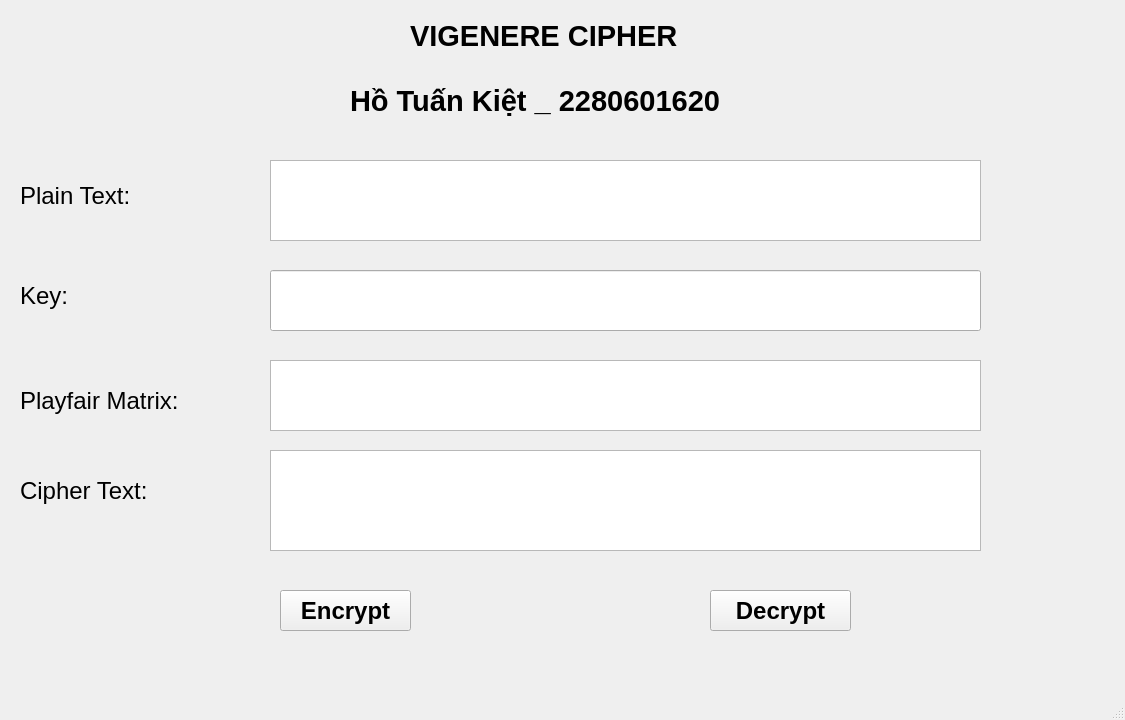
<?xml version="1.0" encoding="UTF-8"?>
<ui version="4.0">
 <class>MainWindow</class>
 <widget class="QMainWindow" name="MainWindow">
  <property name="geometry">
   <rect>
    <x>0</x>
    <y>0</y>
    <width>1125</width>
    <height>720</height>
   </rect>
  </property>
  <property name="windowTitle">
   <string>MainWindow</string>
  </property>
  <widget class="QWidget" name="centralwidget">
   <widget class="QLabel" name="label">
    <property name="geometry">
     <rect>
      <x>410</x>
      <y>0</y>
      <width>361</width>
      <height>71</height>
     </rect>
    </property>
    <property name="font">
     <font>
      <pointsize>22</pointsize>
      <weight>75</weight>
      <bold>true</bold>
     </font>
    </property>
    <property name="text">
     <string>VIGENERE CIPHER </string>
    </property>
   </widget>
   <widget class="QLabel" name="label_2">
    <property name="geometry">
     <rect>
      <x>20</x>
      <y>170</y>
      <width>141</width>
      <height>51</height>
     </rect>
    </property>
    <property name="font">
     <font>
      <pointsize>18</pointsize>
     </font>
    </property>
    <property name="text">
     <string>Plain Text:</string>
    </property>
   </widget>
   <widget class="QLabel" name="label_3">
    <property name="geometry">
     <rect>
      <x>20</x>
      <y>280</y>
      <width>61</width>
      <height>31</height>
     </rect>
    </property>
    <property name="font">
     <font>
      <pointsize>18</pointsize>
     </font>
    </property>
    <property name="text">
     <string>Key:</string>
    </property>
   </widget>
   <widget class="QLabel" name="label_4">
    <property name="geometry">
     <rect>
      <x>20</x>
      <y>460</y>
      <width>171</width>
      <height>61</height>
     </rect>
    </property>
    <property name="font">
     <font>
      <pointsize>18</pointsize>
     </font>
    </property>
    <property name="text">
     <string>Cipher Text:</string>
    </property>
   </widget>
   <widget class="QPushButton" name="btn_encrypt">
    <property name="geometry">
     <rect>
      <x>280</x>
      <y>590</y>
      <width>131</width>
      <height>41</height>
     </rect>
    </property>
    <property name="font">
     <font>
      <pointsize>18</pointsize>
      <weight>75</weight>
      <bold>true</bold>
     </font>
    </property>
    <property name="text">
     <string>Encrypt</string>
    </property>
   </widget>
   <widget class="QPushButton" name="btn_decrypt">
    <property name="geometry">
     <rect>
      <x>710</x>
      <y>590</y>
      <width>141</width>
      <height>41</height>
     </rect>
    </property>
    <property name="font">
     <font>
      <pointsize>18</pointsize>
      <weight>75</weight>
      <bold>true</bold>
     </font>
    </property>
    <property name="text">
     <string>Decrypt</string>
    </property>
   </widget>
   <widget class="QLineEdit" name="txt_key">
    <property name="geometry">
     <rect>
      <x>270</x>
      <y>270</y>
      <width>711</width>
      <height>61</height>
     </rect>
    </property>
   </widget>
   <widget class="QTextEdit" name="txt_plain_text">
    <property name="geometry">
     <rect>
      <x>270</x>
      <y>160</y>
      <width>711</width>
      <height>81</height>
     </rect>
    </property>
   </widget>
   <widget class="QTextEdit" name="txt_cipher_text">
    <property name="geometry">
     <rect>
      <x>270</x>
      <y>450</y>
      <width>711</width>
      <height>101</height>
     </rect>
    </property>
   </widget>
   <widget class="QLabel" name="label_5">
    <property name="geometry">
     <rect>
      <x>20</x>
      <y>380</y>
      <width>201</width>
      <height>41</height>
     </rect>
    </property>
    <property name="font">
     <font>
      <pointsize>18</pointsize>
     </font>
    </property>
    <property name="text">
     <string>Playfair Matrix:</string>
    </property>
   </widget>
   <widget class="QTextEdit" name="txt_matrix">
    <property name="geometry">
     <rect>
      <x>270</x>
      <y>360</y>
      <width>711</width>
      <height>71</height>
     </rect>
    </property>
   </widget>
   <widget class="QLabel" name="label_6">
    <property name="geometry">
     <rect>
      <x>350</x>
      <y>70</y>
      <width>531</width>
      <height>61</height>
     </rect>
    </property>
    <property name="font">
     <font>
      <pointsize>22</pointsize>
      <weight>75</weight>
      <bold>true</bold>
     </font>
    </property>
    <property name="text">
     <string>Hồ Tuấn Kiệt _ 2280601620</string>
    </property>
   </widget>
  </widget>
  <widget class="QMenuBar" name="menubar">
   <property name="geometry">
    <rect>
     <x>0</x>
     <y>0</y>
     <width>1125</width>
     <height>31</height>
    </rect>
   </property>
  </widget>
  <widget class="QStatusBar" name="statusbar"/>
 </widget>
 <resources/>
 <connections/>
</ui>
